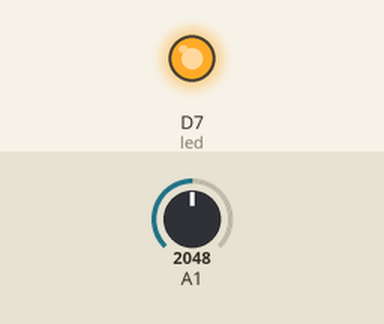
Bench run of a sketch on a simulated Particle Photon. On the bench: output pins drawn as LEDs (lit = HIGH). The inputs (shaded band) are chosen by the test bench; at power-on: A1 = 2048.

Above: at 15.0 s.
At 35.0 s:
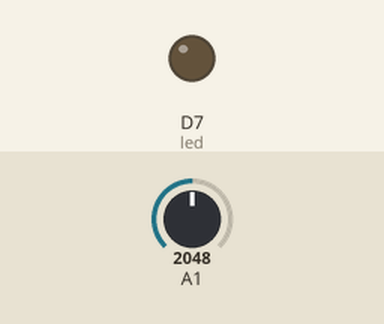
Timing chart, 0 to 52.0 s (numbered marks = the images above):
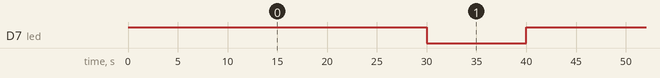

Measured:
- by itself, D7 (led): alternates HIGH for 30.0 s and LOW for 10.0 s

The sketch:

lightsensor.ino
```cpp
int led = D7;  // The on-board LED

void setup() {
  pinMode(led, OUTPUT);
}

void loop() {

  digitalWrite(led, HIGH);

  //Read value from analog pin A1
  int val = analogRead(A1);

  //convert int to string value.
  String data = String(val);

  //Publishes the data to thingspeak channel
  Particle.publish("luminosity", data, PRIVATE);
  delay(30000);               // Wait for 30 seconds

  digitalWrite(led, LOW);    // Turn OFF the LED
  delay(10000);               // Wait for 10 seconds
}
```
